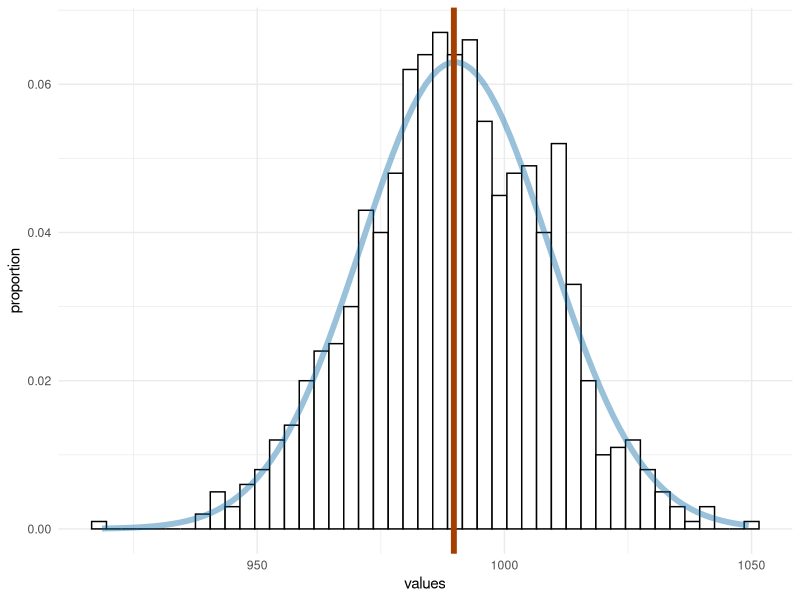
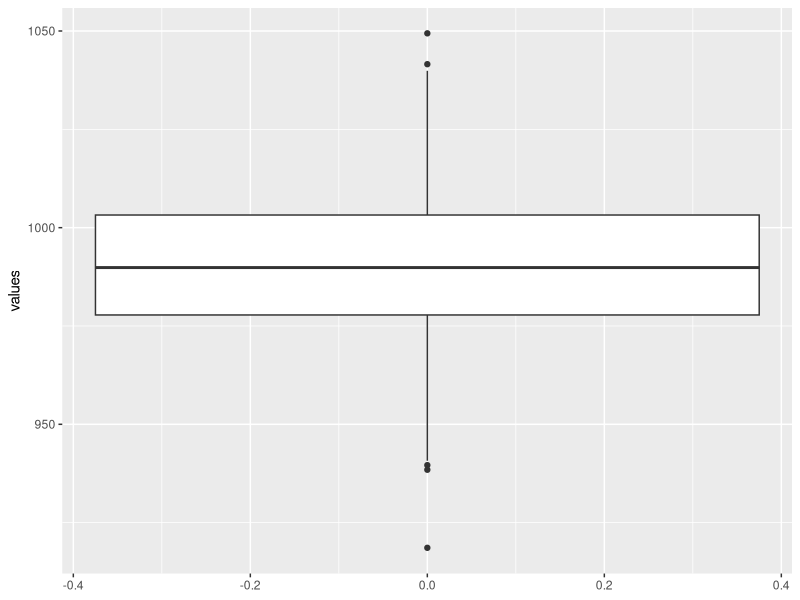

These charts were generated, in order, by the following R code:
## ---- chunk 1
knitr::opts_chunk$set(echo = TRUE)
## ---- chunk 2
library(tidyverse)
## ---- chunk 3
knitr::kable(head(storms))
## ---- chunk 4
# Data overview
mean(storms$pressure)
sd(storms$pressure)
## ---- chunk 5
pressure_samp_1000 <- tibble(
  values = rnorm(n = 1000, mean = 990, sd = 19)
)
pressure_samp_1000$values
## ---- chunk 6
summary(pressure_samp_1000$values)
## ---- chunk 7
ggplot(pressure_samp_1000, aes(x = values)) +
  geom_histogram(
    aes(y = ..count.. / sum(..count..)),
    fill = "white",
    color = "black",
    binwidth = 3
  ) +
  stat_function(
    fun = function(x)
      dnorm(x, mean = 990, sd = 19) * 3,
    color = "#0065a4",
    size = 2,
    alpha = 0.4
  ) +
  geom_vline(
    xintercept = mean(pressure_samp_1000$values),
    color = "#a43f00",
    size = 2
  ) +
  theme_minimal() +
  labs(y = "proportion")
## ---- chunk 8
ggplot(pressure_samp_1000, aes(y=values)) + 
  geom_boxplot()
